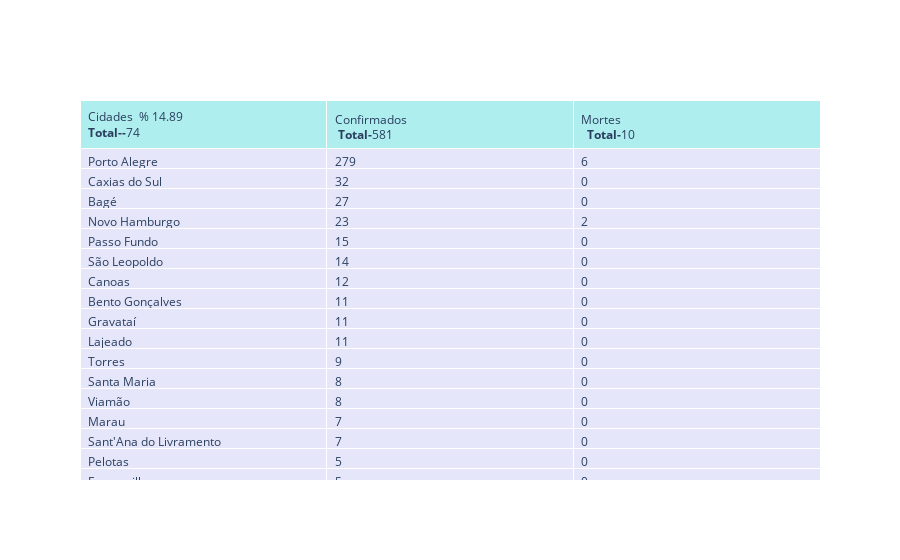

Write notebook code for a chart like this one.
### Code cell
dataRS =api_br_io[ api_br_io.city.notnull() ]
rs = dataRS [ (dataRS.state == 'RS')&(dataRS.date == '2020-04-08') & (dataRS.place_type =='city')].sort_values(by='confirmed',ascending=False)
rs.groupby(['city'] )
rs.fillna(0, inplace = True)
fig = go.Figure(data=[go.Table(
    header=dict(values=['Cidades  % '+ str(round(rs.city.size*100/497,2)) +'<br><b>Total--</b>'+str(rs.city.size) +'</br>' ,
                        '<br>Confirmados</br> <b>Total-</b>'+ str(rs.confirmed.sum()),
                        '<br>Mortes</br>  <b>Total-</b>'+ str(rs.deaths.sum().astype(int))],
                fill_color='paleturquoise',
                align='left'),
    cells=dict(values=[rs.city, rs.confirmed,rs.deaths],
               fill_color='lavender',
               align='left'))
])

fig.show()

### Figure 1 — Plotly figure (JSON) as saved in the notebook; plotly's stock layout.template omitted (floating-point values rounded to 4 significant figures; data arrays with more than 128 entries replaced by an {"elided": "..."} marker saying what was removed)
{"data": [{"cells": {"align": "left", "fill": {"color": "lavender"}, "values": {"elided": "3x74 mixed values"}}, "header": {"align": "left", "fill": {"color": "paleturquoise"}, "values": ["Cidades  % 14.89<br><b>Total--</b>74</br>", "<br>Confirmados</br> <b>Total-</b>581", "<br>Mortes</br>  <b>Total-</b>10"]}, "type": "table"}], "layout": {}}
